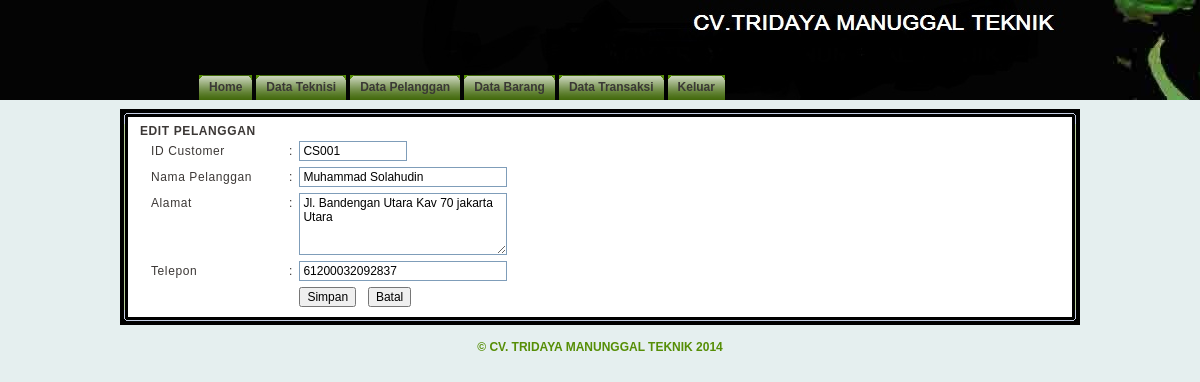
/admin.php?page=customer_edit&aksi=edit&id_cust=CS001 (signed in), run on an earlier commit of the app's database.
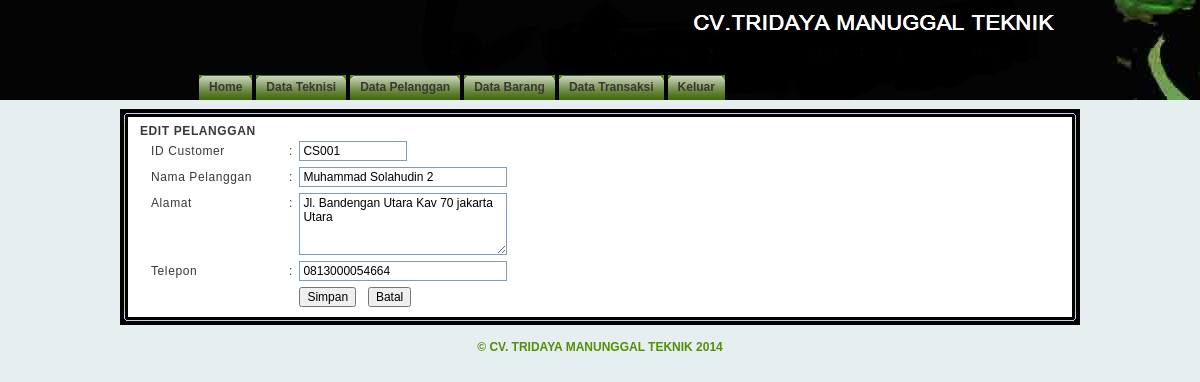
And on a later commit of the database.
### tables this page shows
CREATE TABLE `customer` (
  `id_cust` varchar(5) NOT NULL,
  `nama` varchar(100) NOT NULL,
  `alamat` varchar(100) NOT NULL,
  `ktp` varchar(50) NOT NULL,
  `tempat_lahir` varchar(50) NOT NULL,
  `tanggal_lahir` date NOT NULL,
  `telepon` varchar(15) NOT NULL,
  PRIMARY KEY (`id_cust`)
);

### include/class.php (called while the page is built, shortened)
<?php
class customer {
    function bacadata($field, $id_cust) {
        $query = mysql_query("SELECT * FROM customer WHERE id_cust = '$id_cust'");
        $data = mysql_fetch_array($query);
        if ($field == 'id_cust')
            return $data['id_cust'];
        else if ($field == 'nama')
            return $data['nama'];
        else if ($field == 'alamat')
            return $data['alamat'];
        else if ($field == 'ktp')
            return $data['ktp'];
        else if ($field == 'tempat_lahir')
            return $data['tempat_lahir'];
        else if ($field == 'tanggal_lahir')
            return $data['tanggal_lahir'];
        else if ($field == 'telepon')
            return $data['telepon'];
    }
}
?>

### customer_edit.php (the view, shortened to what this page needs)
<?php
include_once 'include/class.php';
$cust = new customer();
if (isset($_GET['aksi']))
{
	if ($_GET['aksi'] == 'hapus')
	{
		$id = $_GET['id_cust'];
		$cust->hapuscust($id);
	}
	else if ($_GET['aksi'] == 'edit')
	{
		$id = $_GET['id_cust'];
?>
<link rel="stylesheet" href="kalender/calendar.css" type="text/css">
<b>EDIT PELANGGAN</b>
<table width="100%"  border="0" cellspacing="0" cellpadding="3">
	<form name="customer" action="?page=customer_edit&aksi=update" method="post" onsubmit="return chekForm(this)">
		<tr>
			<td width="15%"><div class="tabtxt">ID Customer</div></td>
			<td width="2%"><div class="tabtxt">:</div></td>
			<td width="83%">
				<input name="id_cust" style="width:100px" type="textfield" class="tfield" value="<?php echo $cust->bacadata('id_cust',$id); ?>" readonly>
			</td>
    </tr>
    <tr>
			<td width="15%"><div class="tabtxt">Nama Pelanggan</div></td>
			<td width="2%"><div class="tabtxt">:</div></td>
			<td width="83%">
				<input name="nama" style="width:200px" type="textfield" class="tfield" value="<?php echo $cust->bacadata('nama',$id);?>">
			</td>
		</tr>
		<tr>
			<td valign="top"><div class="tabtxt">Alamat</div></td>
			<td valign="top"><div class="tabtxt">:</div></td>
			<td>
				<textarea name="alamat" style="width:200px" class="tfield" rows="4"><?php echo $cust->bacadata('alamat',$id);?></textarea>
			</td>
		</tr>
        <tr>
			<td><div class="tabtxt">Telepon</div></td>
			<td><div class="tabtxt">:</div></td>
			<td>
				<input name="ktp" style="width:200px" type="textfield" class="tfield" value="<?php echo $cust->bacadata('ktp',$id);?>">
			</td>
		</tr>
		<tr>
			<td colspan="2">&nbsp;</td>
			<td>
				<input name="submit" type="submit" class="button" value="Simpan">&nbsp;&nbsp;
				<input type="button" class="button" value="Batal" onclick=self.history.back()>
			</td>
		</tr>
	</form>
</table>
<?php
	}
	else if ($_GET['aksi'] == 'update') {
		$cust->updatecust($_POST['id_cust'],$_POST['nama'],$_POST['alamat'],$_POST['ktp'],$_POST['tmpt_lahir'], tgl_ind_to_eng($_POST['tgl_lahir']),$_POST['telp']);
	}
}
?>

What changed in the data, as far as the page shows it:
changed customer "CS001": nama "Muhammad Solahudin" → "Muhammad Solahudin 2"; ktp "61200032092837" → "0813000054664"
